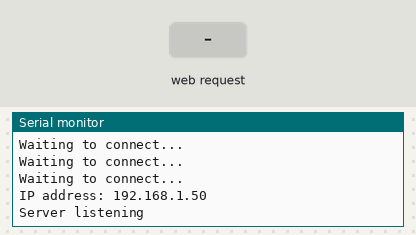
Simulated run of this sketch. Board: ESP8266 (NodeMCU). On the bench: the last lines printed to the serial monitor. The test bench sets the inputs (shaded band). WiFi joins after 1.5 s; servers stay silent unless stated.

Above: at 2.7 s.
2.8 s: HTTP request GET /result?name=1 received
At 4.0 s:
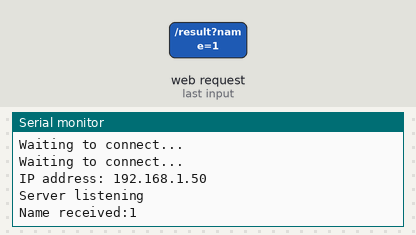
4.3 s: HTTP request GET /result?name=0 received
At 5.2 s:
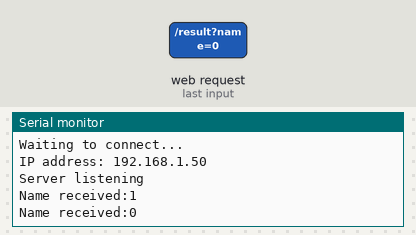

Measured:
- after the input at 2.8 s, the serial monitor: prints a new line at once (image 1)
- after the input at 4.3 s, the serial monitor: prints a new line at once (image 2)

The sketch:

webserverFrom.ino
```cpp
//https://www.getpostman.com/downloads/
#include <ESP8266WiFi.h>
#include <ESP8266WebServer.h>

ESP8266WebServer server(80);

void setup() {

    Serial.begin(9600);
    WiFi.mode(WIFI_STA);
    WiFi.begin("karan_tech", "ramram786");  //Connect to the WiFi network

    while (WiFi.status() != WL_CONNECTED) {  //Wait for connection

        delay(500);
        Serial.println("Waiting to connect...");

    }

    Serial.print("IP address: ");
    Serial.println(WiFi.localIP());  //Print the local IP


    server.on("/", root) ; //call root funtion

    server.on("/form", form);

    server.on("/result", handleBody); //send here post request


    server.begin(); //Start the server
    Serial.println("Server listening");

}

void loop() {

    server.handleClient(); //Handling of incoming requests

}

void root(){

    String lalodata = "<h1>Main Page</h1><p><a href=\"/form\">Form Link</a></p>";
    server.send(200, "text/html", makePage("Welcome", lalodata));
}

void form(){
  String createform = "<h1>Fill Form</h1><br>";
  createform += "<form method=\"get\" action=\"/result\">";
  createform += "<h3>Name :</h3><br><input name=\"name\" type=\"text\" > <br>";
  createform += "<input type=\"submit\" value=\"Submit\">";

  server.send(200, "text/html", makePage("Fill From", createform));
}

void handleBody() { //Handler for the body path

      if (server.hasArg("name")== false){ //Check if body received
            server.send(200, "text/plain", "Name value not present");
            return;
      }

      String message = "Name received:";
             message += server.arg("name");

      server.send(200, "text/plain", makePage("Result", message));
      Serial.println(message);
}

String makePage(String title, String contents) {
  String s = "<!DOCTYPE html><html><head>";
  s += "<meta name=\"viewport\" content=\"width=device-width,user-scalable=0\">";
  s += "<title>";
  s += title;
  s += "</title><style>body{ background-color= blue;} </style></head><body>";
  s += contents;
  s += "</body></html>";
  return s;
}
```
